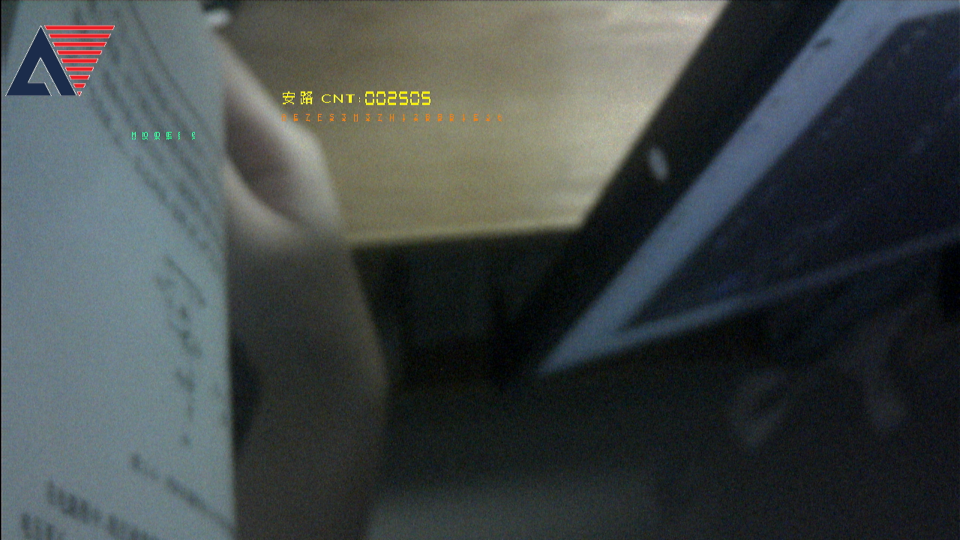
#> input picture captures/2026-10-12_遥测诊断/T1.png, 1920 x 1080 px, found by its file name (shown at 1/2 size)
$ python _t_telemetry.py
#> lines starting #> are read from the running program, lines starting #| are printed output that depends on the picture
# -*- coding: utf-8 -*-
"""遥测版上板：读 T1/T2/T3 的橙色遥测行 + 常规统计。
遥测层常量（hdmi_mixer.v）：
  COLOR_DBG_TEXT = 24'hff8000（橙）
  DBG_OSD_X=376 DBG_OSD_Y=152 DBG_OSD_W=304(19 字符 x 16 字距) DBG_OSD_H=10
  位打包：S_dbg_2d[48:42]=AE 增益索引7b  [41:40]=AE 状态2b  [39:32]=实测均值8b
          [31:16]=AWB R 增益[19:4]  [15:0]=AWB B 增益[19:4]
"""
import os, sys
import numpy as np
from PIL import Image, ImageDraw
sys.stdout.reconfigure(encoding="utf-8", errors="replace")
WS = r"E:\FPGA"
INBOX = os.path.join(WS, "inbox")
FILES = ["T1.png", "T2.png", "T3.png"]
LINE = "=" * 76

# OSD 遮罩（1280 空间，按 w/1280 缩放）
MASK = [(0, 0, 180, 180), (360, 110, 600, 150), (165, 165, 270, 195),
        (290, 145, 545, 168)]   # 第 4 块 = 橙色遥测行(1920 空间 376..679 x 152..161 -> /1.5)

for fn in FILES:
    p = os.path.join(INBOX, fn)
    if not os.path.exists(p):
        print("MISSING", p); continue
    im = Image.open(p).convert("RGB")
#> im is the input picture: PIL image 1920x1080 RGB; mean R, G, B 66.1, 72.4, 72.3
    w, h = im.size
#> w = 1920; h = 1080
    a = np.asarray(im).astype(np.int32)
    s = w / 1280.0
#> s = 1.5
    m = np.ones((h, w), bool)
    for x0, y0, x1, y1 in MASK:
        m[int(y0 * s):int(y1 * s), int(x0 * s):int(x1 * s)] = False
    R, G, B = a[..., 0][m], a[..., 1][m], a[..., 2][m]
    Y = (77 * a[..., 0] + 150 * a[..., 1] + 29 * a[..., 2]) >> 8
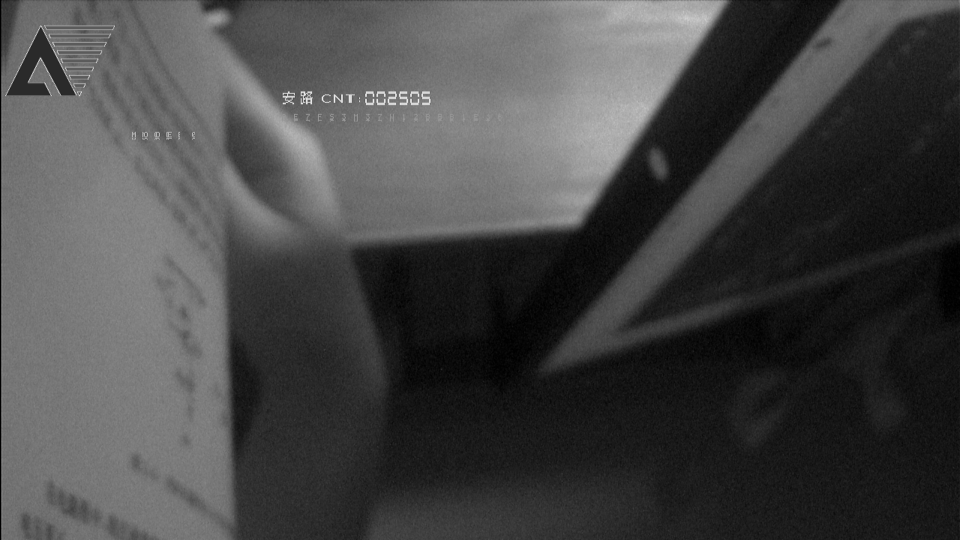
#> Y: shape (1080, 1920) int32 (shown at 1/2 size); min 0, max 244, mean 70
    Ym = Y[m]
    # 橙色遥测行检测（1920 空间 x376..679 y152..161）
    sub = a[150:164, 370:686]
    om = (sub[..., 0] > 190) & (sub[..., 1] > 80) & (sub[..., 1] < 190) & (sub[..., 2] < 70)
    ys, xs = np.where(om)
#> ys = empty array; xs = empty array
    obb = ("x[%d..%d] y[%d..%d] n=%d" % (xs.min() + 370, xs.max() + 370,
                                         ys.min() + 150, ys.max() + 150, len(ys))) if len(ys) else "未找到"
#> obb = '未找到'
    print("%s  %dx%d" % (fn, w, h))
#| T1.png  1920x1080
    print("   Ymean %7.3f  Ystd %6.3f  p1 %3d p10 %3d p50 %3d p90 %3d p99 %3d max %3d"
          % (Ym.mean(), Ym.std(), np.percentile(Ym, 1), np.percentile(Ym, 10),
             np.percentile(Ym, 50), np.percentile(Ym, 90), np.percentile(Ym, 99), Ym.max()))
#|    Ymean  67.950  Ystd 47.186  p1   6 p10  18 p50  49 p90 128 p99 168 max 214
    print("   ==0 %6.3f%%  <=8 %6.3f%%  >=250 %6.3f%%   R %6.2f G %6.2f B %6.2f  R-G %+6.3f B-G %+6.3f  R/G %.4f B/G %.4f"
          % (100 * (Ym == 0).mean(), 100 * (Ym <= 8).mean(), 100 * (Ym >= 250).mean(),
             R.mean(), G.mean(), B.mean(), R.mean() - G.mean(), B.mean() - G.mean(),
             R.mean() / max(G.mean(), 1e-9), B.mean() / max(G.mean(), 1e-9)))
#|    ==0  0.131%  <=8  1.792%  >=250  0.000%   R  63.82 G  70.41 B  70.57  R-G -6.587 B-G +0.161  R/G 0.9065 B/G 1.0023
    print("   橙色行 bbox: %s" % obb)
#|    橙色行 bbox: 未找到
    # logo identity
    reg = a[:250, :250].reshape(-1, 3)
    import collections
    top = collections.Counter(map(tuple, reg)).most_common(3)
#> top = [((27, 44, 75), 5784), ((235, 29, 36), 1505), ((0, 0, 0), 291)]
    print("   logo top3: " + "  ".join("(%d,%d,%d)x%d" % (c[0], c[1], c[2], n) for c, n in top))
#|    logo top3: (27,44,75)x5784  (235,29,36)x1505  (0,0,0)x291
    print()
#> pass 2 of the loop `for fn in FILES:`:
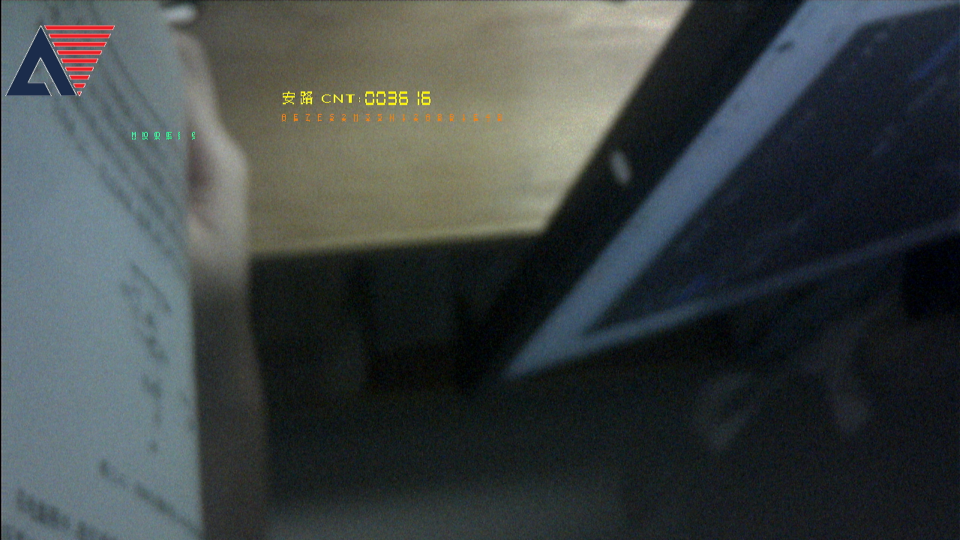
#> input picture captures/2026-10-12_遥测诊断/T2.png, 1920 x 1080 px, found by its file name (shown at 1/2 size)
#> im is the input picture: PIL image 1920x1080 RGB; mean R, G, B 62.7, 68.9, 69.1
#> `Y = (77 * a[..., 0] + 150 * a[..., 1] + 29 * a[..., 2]) >> 8`:
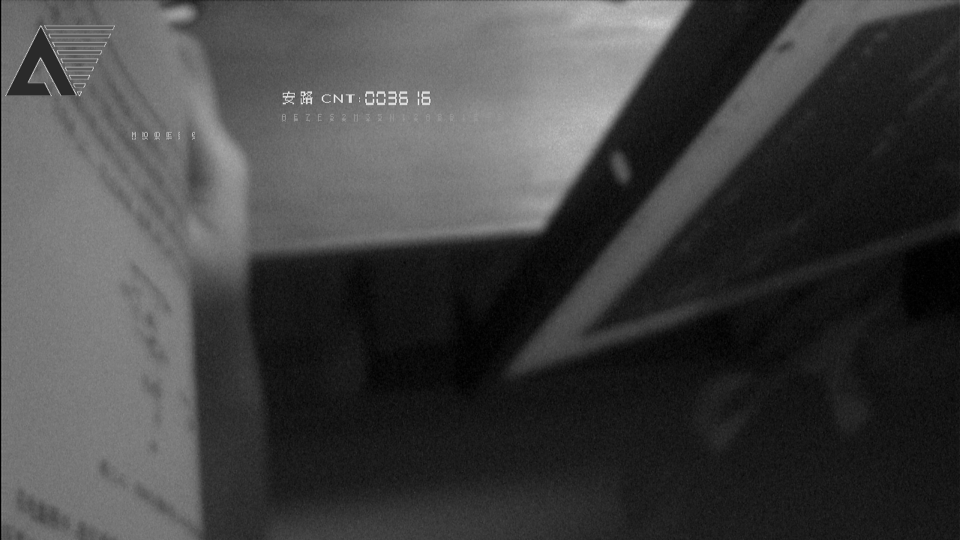
#> Y: shape (1080, 1920) int32 (shown at 1/2 size); min 0, max 244, mean 66.6
#| T2.png  1920x1080
#|    Ymean  64.294  Ystd 47.609  p1   4 p10  17 p50  41 p90 127 p99 169 max 214
#|    ==0  0.180%  <=8  2.417%  >=250  0.000%   R  60.10 G  66.73 B  67.20  R-G -6.636 B-G +0.464  R/G 0.9006 B/G 1.0070
#|    橙色行 bbox: 未找到
#> top = [((27, 44, 75), 5784), ((235, 29, 36), 1505), ((0, 0, 0), 283)]
#|    logo top3: (27,44,75)x5784  (235,29,36)x1505  (0,0,0)x283
#> pass 3 of the loop `for fn in FILES:`:
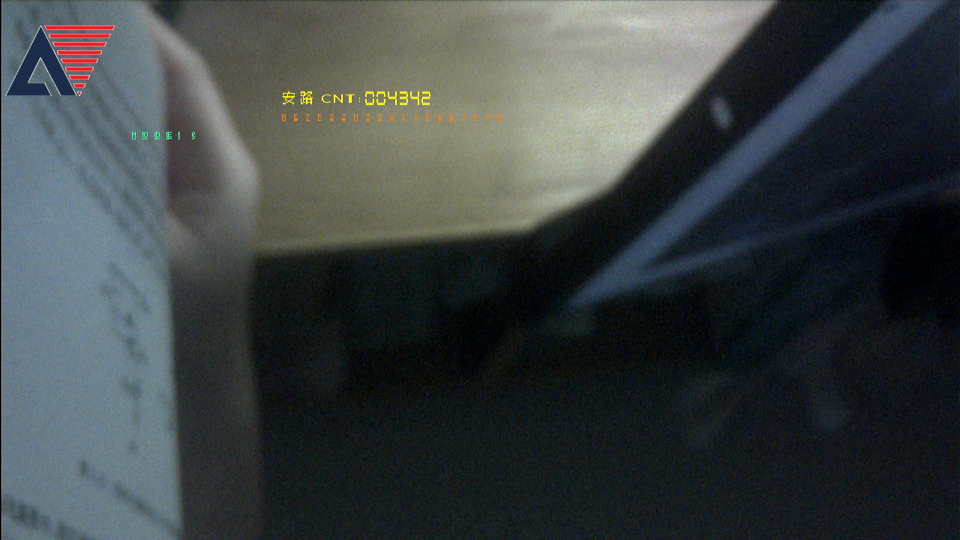
#> input picture captures/2026-10-12_遥测诊断/T3.png, 1920 x 1080 px, found by its file name (shown at 1/2 size)
#> im is the input picture: PIL image 1920x1080 RGB; mean R, G, B 60.4, 66.7, 67.6
#> `Y = (77 * a[..., 0] + 150 * a[..., 1] + 29 * a[..., 2]) >> 8`:
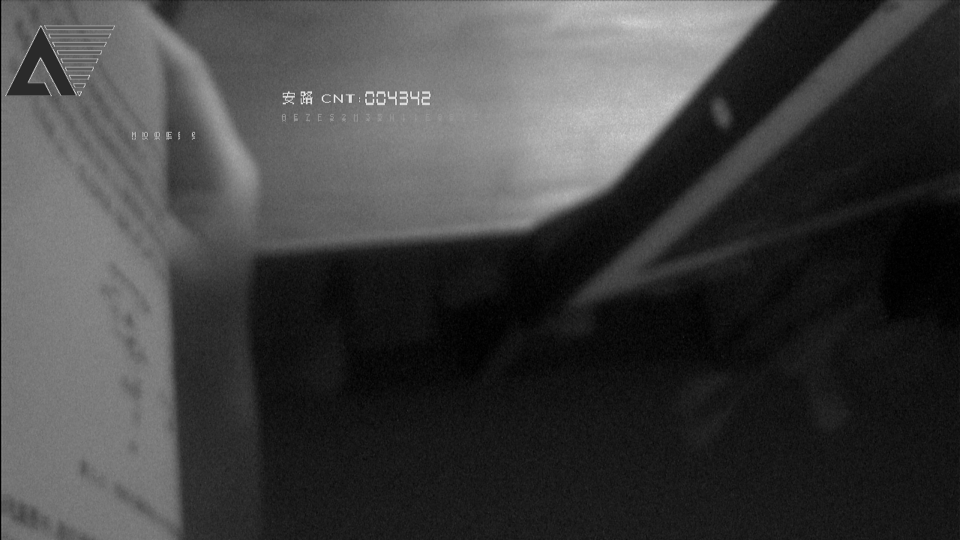
#> Y: shape (1080, 1920) int32 (shown at 1/2 size); min 0, max 244, mean 64.4
#| T3.png  1920x1080
#|    Ymean  62.025  Ystd 51.703  p1   2 p10  13 p50  31 p90 131 p99 182 max 215
#|    ==0  0.332%  <=8  4.712%  >=250  0.000%   R  57.74 G  64.40 B  65.47  R-G -6.663 B-G +1.068  R/G 0.8965 B/G 1.0166
#|    橙色行 bbox: 未找到
#> top = [((27, 44, 75), 5784), ((235, 29, 36), 1505), ((0, 0, 0), 252)]
#|    logo top3: (27,44,75)x5784  (235,29,36)x1505  (0,0,0)x252

# 裁橙色行，放大 4 倍纵拼
tiles = []
for fn in FILES:
    p = os.path.join(INBOX, fn)
    if not os.path.exists(p): continue
    im = Image.open(p).convert("RGB")
    c = im.crop((370, 148, 690, 166))
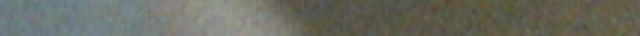
#> c: PIL image 320x18 RGB (shown 2 times larger); mean R, G, B 105.8, 107.6, 97.9
    c = c.resize((c.width * 3, c.height * 6), Image.LANCZOS)   # 横向 3x 纵向 6x，字形拉高好认
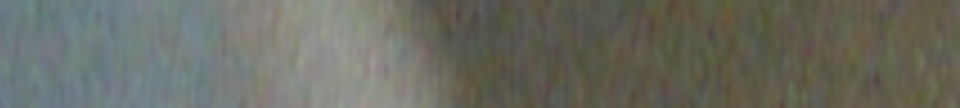
#> c: PIL image 960x108 RGB; mean R, G, B 105.8, 107.6, 97.9
    tiles.append((fn, c))
#> pass 2 of the loop `for fn in FILES:`:
#> `c = c.resize((c.width * 3, c.height * 6), Image.LANCZOS)`:
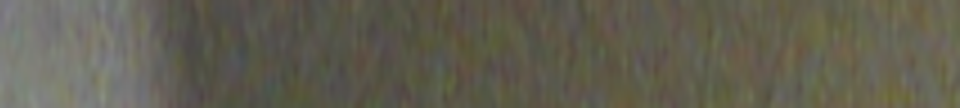
#> c: PIL image 960x108 RGB; mean R, G, B 97.4, 94.6, 80.6
#> pass 3 of the loop `for fn in FILES:`:
#> `c = c.resize((c.width * 3, c.height * 6), Image.LANCZOS)`:
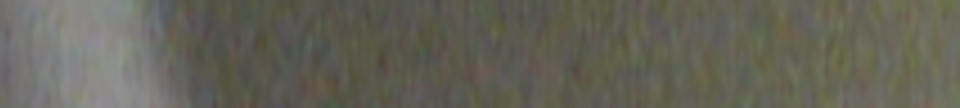
#> c: PIL image 960x108 RGB; mean R, G, B 100.2, 99, 87.6
W = max(c.width for _, c in tiles) + 90
#> W = 1050
H = sum(c.height + 14 for _, c in tiles) + 10
#> H = 376
sh = Image.new("RGB", (W, H), (20, 20, 20)); dr = ImageDraw.Draw(sh)
#> after `sh = Image.new('RGB', (W, H), (20, 20, 20))`: sh: PIL image 1050x376 RGB; every value is 20
y = 5
for nm, c in tiles:
    dr.text((4, y + c.height // 2 - 6), nm + "  x6", fill=(255, 255, 0))
    sh.paste(c, (86, y)); y += c.height + 14
#> this loop made 3 passes
#> (nm, y) on passes 1 to 3: ('T1.png', 127), ('T2.png', 249), ('T3.png', 371)
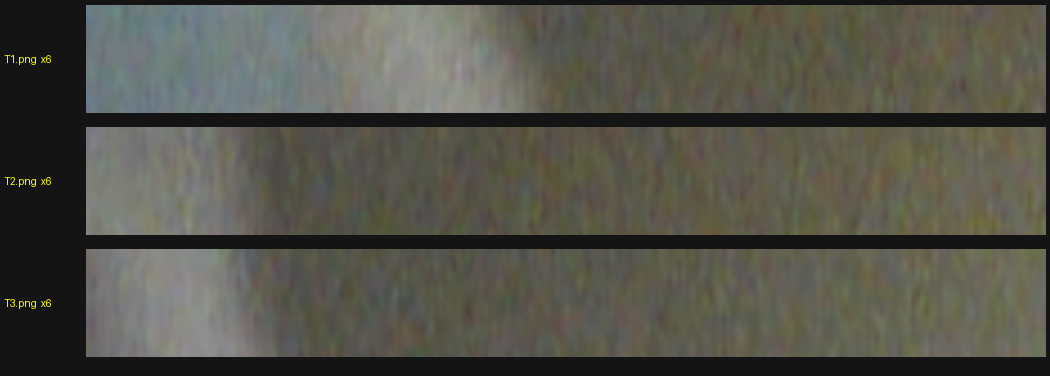
#> sh: PIL image 1050x376 RGB; mean R, G, B 84.1, 83.5, 74.1
#> after the loop, y = 371
out = os.path.join(WS, r"_analysis\out\t_telemetry_sheet.png")
sh.save(out)
print("遥测行拼图 -> %s  %s" % (out, sh.size))
#| 遥测行拼图 -> E:\FPGA/_analysis\out\t_telemetry_sheet.png  (1050, 376)
